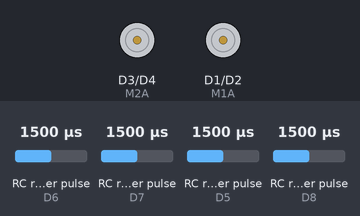
This program was run on a simulated ESP8266 (Wemos D1 mini). Parts: motor-driver pin pairs drawn as motors (green arrow = first pin HIGH = forward, orange = second pin HIGH = backward, longer = more drive). Wiring (inferred from the names in the program): 4 × RC receiver channel: data D6 / data D7 / data D5 / data D8. Inputs (shaded band) come from the test bench; at power-on: RC receiver pulse (sensors on D7, D8, D6, D5) 1500 µs.

Above: at 1.2 s.
1.3 s: RC receiver pulse (sensor on D7) set to 1020 µs
At 1.7 s:
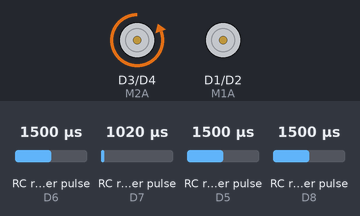
2.8 s: RC receiver pulse (sensor on D8) set to 1020 µs
At 3.5 s:
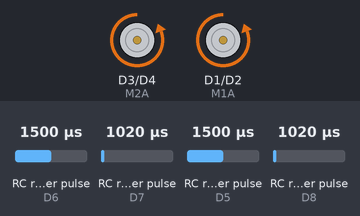
4.3 s: RC receiver pulse (sensor on D7) set to 1250 µs
At 5.2 s:
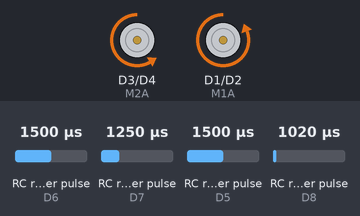
5.8 s: RC receiver pulse (sensor on D8) set to 1250 µs
At 7.0 s:
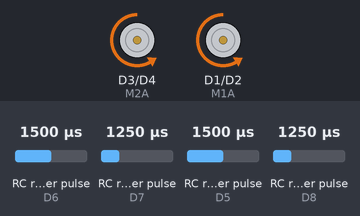
7.3 s: RC receiver pulse (sensor on D7) set to 1500 µs
At 8.5 s:
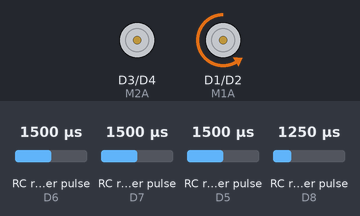
8.8 s: RC receiver pulse (sensor on D8) set to 1750 µs
At 9.3 s:
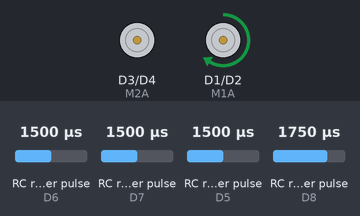
Timing chart, 0 to 11.3 s (numbered marks = the images above; inputs shaded):
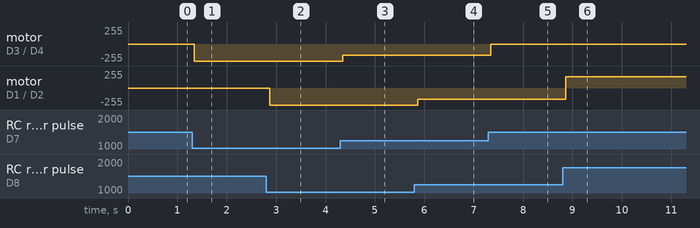

The program:

main.cpp
```cpp
#include <Arduino.h>

/*
* Code loosely based on: https://medium.com/@werneckpaiva/how-to-read-rc-receiver-signal-with-arduino-54e0447f6c3f
*/

//#define DEBUG_INPUT // Uncomment to debug input values

/*
  Input setup
*/
#define CH1 D8
#define CH2 D7
#define CH3 D6
#define CH4 D5

int deadzone = 20; // Deadzone for inputs. Between -deadzone and deadzone inputs are ignored

int minValue = -190;
int maxValue = 190;

int rangeMin = -255;
int rangeMax = 255;

/*
  Output setup
*/
#define M1A D1
#define M1B D2
#define M2A D3
#define M2B D4


// Read the number of a given channel and convert to the range provided.
// If the channel is off, return the default value
int readChannel(int channelInput, int minLimit, int maxLimit, int defaultValue){
  int ch = pulseIn(channelInput, HIGH, 30000);
  if (ch < 100) return defaultValue;
  return map(ch, 1000, 2000, minLimit, maxLimit);
}

void writeOutput(int input, int deadzone, int minInput, int maxInput, uint8_t forwardPin, uint8_t backwardPin) {
  if ((input > deadzone) || (input < -deadzone))
  {
    int constrainedInput = constrain(input, minInput, maxInput); // Prevent out of bound input

    if (constrainedInput >= 0) // Forward
    {
      int output = map(input, 0, maxInput, 0, 255); // Calculate pwm value
      analogWrite(forwardPin, output); // Set pwm value on forward pin
      analogWrite(backwardPin, 0); // Set backward pin to 0
    }
    else // Backward
    {
      int output = map(-input, 0, maxInput, 0, 255); // Calculate pwm value
      analogWrite(backwardPin, output); // Set pwm value on backward pin
      analogWrite(forwardPin, 0); // Set forward pin to 0
    }

  } else { // Input is inside deadzone
    analogWrite(forwardPin, 0);
    analogWrite(backwardPin, 0);
  }
}

void setup() {
  // put your setup code here, to run once:
  #ifdef DEBUG_INPUT
    Serial.begin(115200);
  #endif

  pinMode(CH1, INPUT);
  pinMode(CH2, INPUT);
  pinMode(CH3, INPUT);
  pinMode(CH4, INPUT);

  pinMode(M1A, OUTPUT);
  pinMode(M1B, OUTPUT);
  pinMode(M2A, OUTPUT);
  pinMode(M2B, OUTPUT);
}

int ch1Value, ch2Value, ch3Value, ch4Value;

void loop() {
  // put your main code here, to run repeatedly:

  // Læs inputs
  ch1Value = readChannel(CH1, rangeMin, rangeMax, 0);
  ch2Value = readChannel(CH2, rangeMin, rangeMax, 0);
  ch3Value = readChannel(CH3, rangeMin, rangeMax, 0);
  ch4Value = readChannel(CH4, rangeMin, rangeMax, 0);

  // Sæt output
  writeOutput(ch1Value, deadzone, minValue, maxValue, M1A, M1B); // Motor 1
  writeOutput(ch2Value, deadzone, minValue, maxValue, M2A, M2B); // Motor 2


  #ifdef DEBUG_INPUT
    // Debug: Print læste værdier
    Serial.print(ch1Value);
    Serial.print("\t");
    Serial.print(ch2Value);
    Serial.print("\t");
    Serial.print(ch3Value);
    Serial.print("\t");
    Serial.println(ch4Value);
  #endif


  //delay(500);
}
```

Measured:
- after the input at 1.3 s, motor on D3 (M2A) / D4 (M2B): stopped → backward 255/255 after 0.05 s
- after the input at 2.8 s, motor on D1 (M1A) / D2 (M1B): stopped → backward 255/255 after 0.07 s
- after the input at 4.3 s, motor on D3 (M2A) / D4 (M2B): backward 255/255 → backward 170/255 after 0.05 s
- after the input at 5.8 s, motor on D1 (M1A) / D2 (M1B): backward 255/255 → backward 170/255 after 0.07 s
- after the input at 7.3 s, motor on D3 (M2A) / D4 (M2B): backward 170/255 → stopped after 0.05 s
- after the input at 8.8 s, motor on D1 (M1A) / D2 (M1B): backward 170/255 → forward 172/255 after 0.07 s
